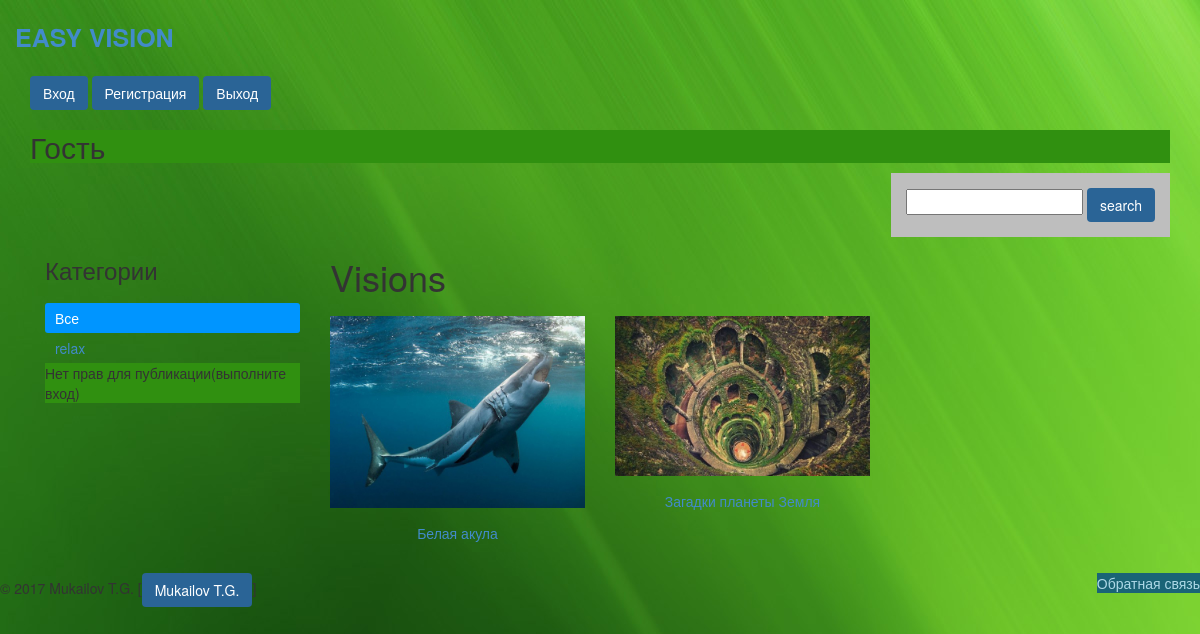
The page / on the database its author committed.
### vision/models.py (models this page shows, shortened)
class Category(models.Model):
    name = models.CharField(max_length=250, db_index=True)
    slug = models.SlugField(max_length=250, db_index=True, unique=True)
    class Meta:
        ordering = ['name',]
        verbose_name = 'Категория'
        verbose_name_plural = 'Категории'
    def get_absolute_url(self):
        return reverse('vision:BlogListByCategory', args=[self.slug])

class Blog(models.Model):
    category = models.ForeignKey(Category, related_name='blogs', verbose_name='Категория')
    name = models.CharField(max_length=250, db_index=True, verbose_name='Название')
    slug = models.SlugField(max_length=250, db_index=True)
    image = models.ImageField(upload_to='blogs/%Y/%m/%d/', blank=True, verbose_name='Изображение')
    description = models.TextField(verbose_name='Описание',blank=True)
    created = models.DateTimeField(auto_now_add=True)
    videourl = models.URLField(max_length=250, verbose_name='Видео url',default=None)
    class Meta:
        ordering = ['created']
        verbose_name_plural = 'Блоги'
        index_together = [
            ['id', 'slug']
        ]
    def get_absolute_url(self):
        return reverse('vision:BlogDetail', args=[self.id, self.slug])

### vision/views.py (the view)
# urls.py: url(r'^$', views.BlogList, name='BlogList'),
def BlogList(request, category_slug=None):
    category = None
    categories = Category.objects.all()
    blogs = Blog.objects.filter()
    user = request.user.username
    if category_slug:
        category = get_object_or_404(Category, slug=category_slug)
        blogs = blogs.filter(category=category)
    return render(request, 'vision/blogs/list.html', {
        'category': category,
        'categories': categories,
        'form': BlogPostForm(),
        'blogs': blogs,
        'user': user,
    })

### vision/models.py
class BlogPostForm(forms.ModelForm):
    class Meta:
        model = Blog
        fields = '__all__'
        exclude = ('created',)

### vision/templates/vision/blogs/list.html (shortened to what this page needs)
{% extends 'vision/base.html' %}
{% load static %}
{% block content %}
  <div id="sidebar" class="col-sm-3">
    <h3>Категории</h3>
    <ul>
      <li {% if not category %} class="selected" {% endif %}>
        <a href="{% url "vision:BlogList" %}">Все</a>
      </li>
      {% for cat in categories %}
        <li {% if category.slug == cat.slug %} class="selected" {% endif %}>
          <a href="{{ cat.get_absolute_url }}">{{ cat.name }}</a>
        </li>
      {% endfor %}
    </ul>
    {% if user %}
        <a class="btn" href="{% url "vision:Create" %}">Новый пост</a>
    {% else %}
    <p class="btn-light">Нет прав для публикации(выполните вход)</p>
    {% endif %}
  </div>
  <div id="main" class="product_list col-sm-9">
    <h1>{% if category %}{{ category.name }}{% else %}Visions{% endif %}</h1>
    <div class="items row">
      {% for blog in blogs %}
        <div class="item col-sm-4">
          <a href="{{ blog.get_absolute_url }}">
            <img src="{% if blog.image %}{{ blog.image.url }}{% else %}{% static "img/no-image.jpg"%}{% endif %}" class="img-responsive">
          </a>
          <a href="{{ blog.get_absolute_url }}">{{ blog.name }}</a><br>
        </div>
      {% endfor %}
    </div>
  </div>
{% endblock %}

### vision/templates/vision/base.html (shortened to what this page needs)
{% load static %}
<!DOCTYPE html>
<html lang="en" xmlns="http://www.w3.org/1999/html">
<head>
  <link rel="stylesheet" href="{% static "css/bootstrap.min.css" %}">
  <link rel="stylesheet" href="{% static "css/style.css" %}">
</head>
<body background="{% static "img/greenabs.jpg" %}">
  <section id="header">
    <div class="top container">
      <a href="{% url "vision:BlogList" %}">EASY VISION</a>
    </div>
  </section>
  <section class="container">
    <a class="btn" href="{% url "vision:LoginFormView" %}">Вход</a>
    <a class="btn" href="{% url "vision:RegisterFormView" %}">Регистрация</a>
    <a class="btn" href="{% url "vision:LogoutView" %}">Выход</a>
    {% if user %}
    <h2 class="btn-light">{{ user }}</h2>
    {% else %}
    <h2 class="btn-light">Гость</h2>
    {% endif %}
    <form class="top-bl" action="{% url "vision:search" %}" method="GET">
      <input type="text" name="q" />
      <button class="btn" type="submit">search</button>
    </form>
  </section>
  <section id="content row" class="container">
    {% block content %}{% endblock %}
  </section>
  <a  class="btn1" href="{% url "vision:ContactView" %}">Обратная связь</a>
&copy; 2017 Mukailov T.G. [<a class="btn" href="https://mukailov1991@mail.ru">Mukailov T.G.</a>]
</body>
</html>

### vision/static/css/style.css (style rules this page uses)
.top { padding: 20px 0; font-size: 25px; font-weight: 600; text-transform: uppercase; }
.top-bl { background: #bebebe; padding: 15px; float:right; }
#sidebar ul { list-style: none; margin: 0; padding: 0; margin-top: 20px; }
#sidebar ul li { padding: 5px 10px; }
#sidebar ul li.selected { background: #0095ff; color: white; border-radius: 3px; }
#sidebar ul li.selected a { color: white; }
.items { margin-top: 20px; }
.item { text-align: center; margin-bottom: 30px; }
.item a img { margin-bottom: 15px; }
.btn { background: #2a6496; color: white; }
.btn1 { background: #1a6476; color: lightblue; float: right; }
.btn-light { background: #309010; }

### rows shown on the page
Category: name "relax"
Blog: image (picture), name "Белая акула"
Blog: image (picture), name "Загадки планеты Земля"
